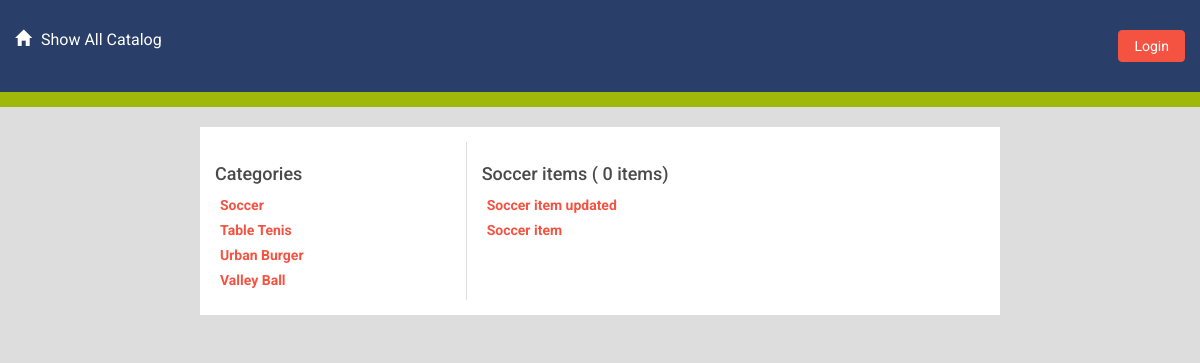
Screenshot of /catalog/soccer/menu/ with the database file from the repository.
### database_setup.py (models this page shows, shortened)
class Catalog(Base):
    __tablename__ = 'catalog'
    id = Column(Integer, primary_key=True)
    name = Column(String(250), nullable=False)
    slug = Column(String(250), nullable=False)

class Item(Base):
    __tablename__ = 'item'
    name = Column(String(80), nullable=False)
    id = Column(Integer, primary_key=True)
    slug = Column(String(250), nullable=False)
    description = Column(String(250))
    catalog_id = Column(Integer, ForeignKey('catalog.id'))
    catalog = relationship(Catalog)
    user_id = Column(Integer, ForeignKey('user.id'))
    user = relationship(User)

### application.py (the view)
@app.route('/catalog/<string:catalog_slug>/')
@app.route('/catalog/<string:catalog_slug>/menu/')
def showMenu(catalog_slug):
    catalogs = session.query(Catalog).order_by(asc(Catalog.name))
    catalog = session.query(Catalog).filter_by(slug=catalog_slug).one()
    items = session.query(Item).filter_by(catalog_id=catalog.id)
    return render_template('catalog-menu.html',catalogs = catalogs, items=items, catalog=catalog)

### templates/catalog-menu.html (shortened to what this page needs)
{% extends "main.html" %}
{% block content %}
{% include "header.html" %}
	<div class="row divider green">
		<div class="col-md-12"></div>
	</div>
<div class="container main-wrap">
	<div class="row cat-items">
	  <div class="col-xs-4 categories">
		  <h3>Categories</h3>
		  <ul>
			  {% for catalog in catalogs %}
			   <li class="cat-name"><a href="{{url_for('showMenu',catalog_slug = catalog.slug)}}">{{catalog.name}}</a></li>
			  {% endfor %}
		  </ul>
	  </div>
	<div class="col-xs-8 items">
		<h3>{{ catalog.name }} items ( {{ items_query|length }} items)</h3>
		<ul>
			  {% for item in items %}
			   <li class="item-name"><a href="{{url_for('showItem',catalog_slug= catalog.slug,item_slug = item.slug)}}">{{item.name}}</a></li>
			  {% endfor %}
		  </ul>
	</div>
</div>
</div>
{% endblock %}

### static/styles.css (style rules this page uses)
* { font-family: "Helvetica Neue Bold", Roboto, Helvetica, Arial, sans-serif; font-weight: 700; }
body { background: #ddd; }
h3 { font-size: 18px; color: #4A4A4A; line-height: 23px; }
a { font-size: 14px; color: #0093B9; line-height: 17px; }
.divider { height: 15px; }
.divider.green { background-color: #9FB80A; }
.main-wrap { max-width: 800px; margin: 20px auto; background: #fff; padding: 15px; }
div.categories { border-right: 1px solid #ddd; }
.cat-items ul { display: block; padding-left: 5px; }
.cat-items ul li { list-style-type: none; margin-bottom: 5px; }
.cat-items ul li a { text-decoration: none; color: #f45342; }

### rows the page displays
Catalog: name "Soccer"
Catalog: name "Table Tenis"
Catalog: name "Urban Burger"
Catalog: name "Valley Ball"
Item: name "Soccer item updated"
Item: name "Soccer item"

### other values shown
{{ items_query|length }} "0"
